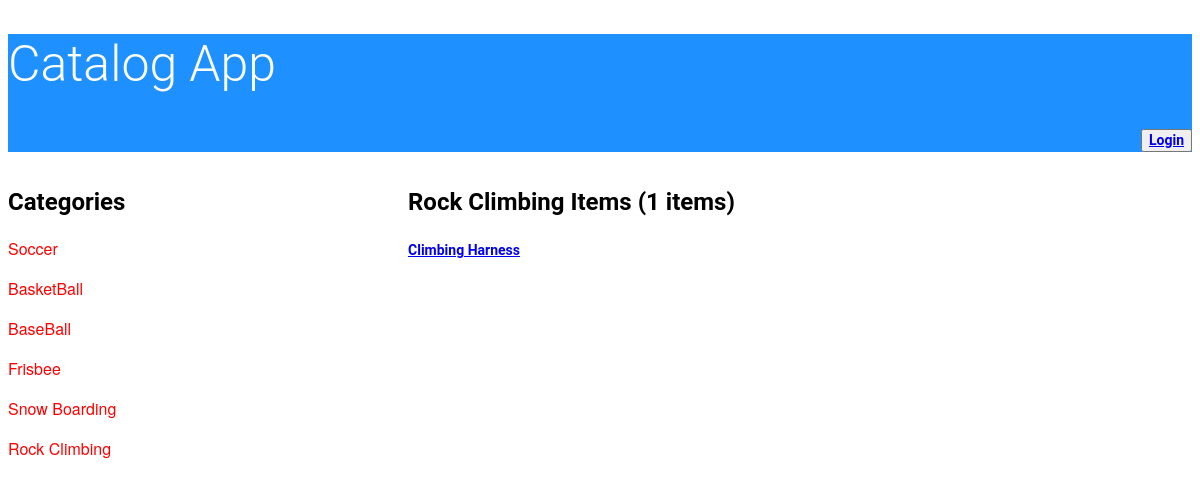
Page /catalog/Rock Climbing/items on the earlier database version.
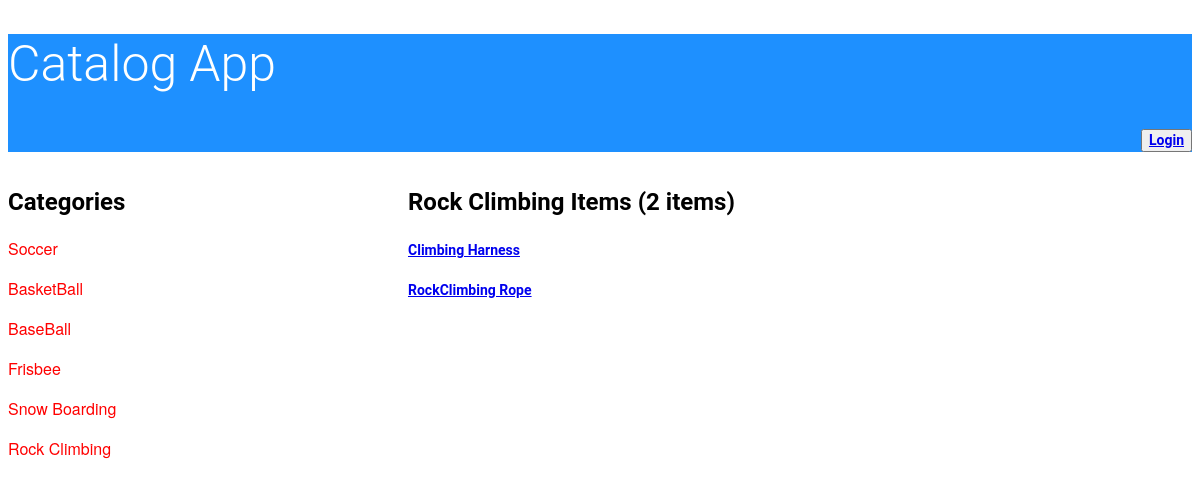
Same page on the later database version.
### database_setup.py (models this page shows, shortened)
class Category(Base):
    __tablename__ = 'category'
    id = Column(Integer, primary_key=True)
    name = Column(String(250), nullable=False)

class Items(Base):
    __tablename__ = 'items'
    title = Column(String(80), nullable = False)
    id = Column(Integer, primary_key = True)
    description = Column(String(250))
    category_id = Column(Integer,ForeignKey('category.id'))
    category = relationship(Category)
    user_id = Column(Integer,ForeignKey('user.id'))
    user = relationship(User)

### application.py (the view)
@app.route('/<string:name>/items')
@app.route('/catalog/<string:name>/items')
def showCategoryitems(name):
    categoryitems=session.query(Category).all()
    category=session.query(Category).filter(name==Category.name).one()
    showitemCount=session.query(Items.id).join(Category).filter(name==Category.name).count()
    showListcategoryitems=session.query(Items.title,Category.name).join(Category).filter(name==Category.name)
    print(showListcategoryitems)
    print(showitemCount)
    return render_template('category.html',showitemCount=showitemCount,categoryitems=categoryitems,category=category, showListcategoryitems=showListcategoryitems)

### templates/category.html
<!DOCTYPE html>
<html>
<head>
  <link rel=stylesheet type=text/css href="{{ url_for('static', filename='styles.css') }}">
</head>
<body>
<header>
 <h1>Catalog App</h1>
 <p align="right">
 <button class="login-button" type="button" class="btn btn-primary btn-lg">
		<a href={{url_for('showLogin')}}>Login</a>
            </button>
</p>
</header>
<div id = "wrap">
<div class ="left">
<h2>Categories</h2>
{% for i in categoryitems %}
<div>
  <p> {{i.name}}</p>
</div>
{% endfor %}
</div>
<div class = "right">
<h2>{{category.name}} Items ({{showitemCount}} items)</h2>
	{% for i in showListcategoryitems %}
<div>
  <p> <a href={{url_for('showitemdescrpition',name=i.name,title = i.title )}}>{{i.title}}</a></p>
</div>
{% endfor %}
</div>
</body>
</html>

Differences in the rows shown:
added Items: title "RockClimbing Rope"
Other differences:
{{ showitemCount }}: "1" → "2"
